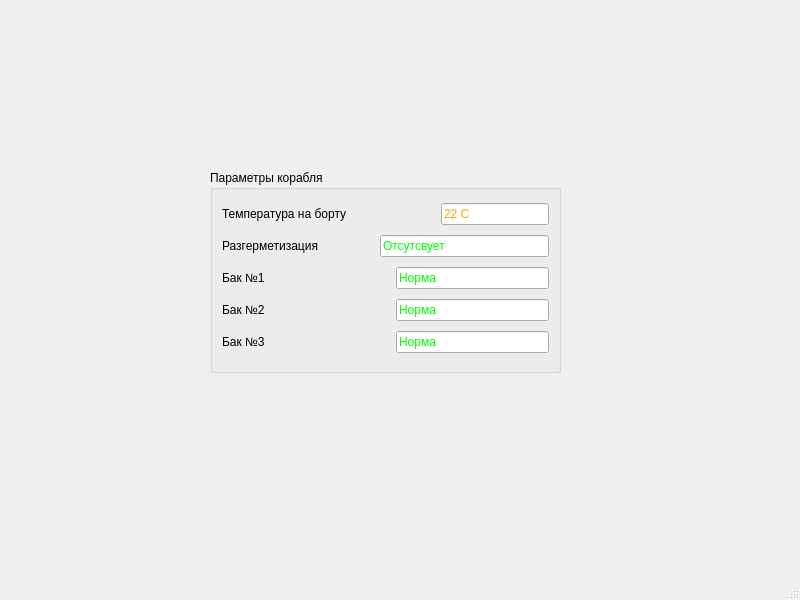
<?xml version="1.0" encoding="UTF-8"?>
<ui version="4.0">
 <class>MainWindow</class>
 <widget class="QMainWindow" name="MainWindow">
  <property name="geometry">
   <rect>
    <x>0</x>
    <y>0</y>
    <width>800</width>
    <height>600</height>
   </rect>
  </property>
  <property name="windowTitle">
   <string>MainWindow</string>
  </property>
  <widget class="QWidget" name="centralwidget">
   <widget class="QGroupBox" name="groupBox">
    <property name="geometry">
     <rect>
      <x>210</x>
      <y>170</y>
      <width>351</width>
      <height>203</height>
     </rect>
    </property>
    <property name="sizePolicy">
     <sizepolicy hsizetype="Fixed" vsizetype="Fixed">
      <horstretch>30</horstretch>
      <verstretch>50</verstretch>
     </sizepolicy>
    </property>
    <property name="title">
     <string>Параметры корабля</string>
    </property>
    <layout class="QVBoxLayout" name="verticalLayout">
     <item>
      <layout class="QHBoxLayout" name="horizontalLayout">
       <item>
        <widget class="QLabel" name="label">
         <property name="sizePolicy">
          <sizepolicy hsizetype="Fixed" vsizetype="Fixed">
           <horstretch>0</horstretch>
           <verstretch>0</verstretch>
          </sizepolicy>
         </property>
         <property name="maximumSize">
          <size>
           <width>200</width>
           <height>16777215</height>
          </size>
         </property>
         <property name="text">
          <string>Температура на борту</string>
         </property>
        </widget>
       </item>
       <item>
        <spacer name="horizontalSpacer_5">
         <property name="orientation">
          <enum>Qt::Orientation::Horizontal</enum>
         </property>
         <property name="sizeType">
          <enum>QSizePolicy::Policy::Fixed</enum>
         </property>
         <property name="sizeHint" stdset="0">
          <size>
           <width>15</width>
           <height>20</height>
          </size>
         </property>
        </spacer>
       </item>
       <item>
        <widget class="QLineEdit" name="lineEdit">
         <property name="sizePolicy">
          <sizepolicy hsizetype="Fixed" vsizetype="Fixed">
           <horstretch>0</horstretch>
           <verstretch>0</verstretch>
          </sizepolicy>
         </property>
         <property name="styleSheet">
          <string notr="true">color:#FFA500</string>
         </property>
         <property name="text">
          <string>22 С</string>
         </property>
        </widget>
       </item>
      </layout>
     </item>
     <item>
      <layout class="QHBoxLayout" name="horizontalLayout_2">
       <item>
        <widget class="QLabel" name="label_2">
         <property name="text">
          <string>Разгерметизация</string>
         </property>
        </widget>
       </item>
       <item>
        <spacer name="horizontalSpacer_4">
         <property name="orientation">
          <enum>Qt::Orientation::Horizontal</enum>
         </property>
         <property name="sizeType">
          <enum>QSizePolicy::Policy::Fixed</enum>
         </property>
         <property name="sizeHint" stdset="0">
          <size>
           <width>55</width>
           <height>20</height>
          </size>
         </property>
        </spacer>
       </item>
       <item>
        <widget class="QLineEdit" name="lineEdit_2">
         <property name="styleSheet">
          <string notr="true">color:#00FF00</string>
         </property>
         <property name="text">
          <string>Отсутсвует</string>
         </property>
        </widget>
       </item>
      </layout>
     </item>
     <item>
      <layout class="QHBoxLayout" name="horizontalLayout_3">
       <item>
        <widget class="QLabel" name="label_3">
         <property name="text">
          <string>Бак №1</string>
         </property>
        </widget>
       </item>
       <item>
        <spacer name="horizontalSpacer">
         <property name="orientation">
          <enum>Qt::Orientation::Horizontal</enum>
         </property>
         <property name="sizeType">
          <enum>QSizePolicy::Policy::Fixed</enum>
         </property>
         <property name="sizeHint" stdset="0">
          <size>
           <width>125</width>
           <height>20</height>
          </size>
         </property>
        </spacer>
       </item>
       <item>
        <widget class="QLineEdit" name="lineEdit_3">
         <property name="styleSheet">
          <string notr="true">color:#00FF00</string>
         </property>
         <property name="text">
          <string>Норма</string>
         </property>
        </widget>
       </item>
      </layout>
     </item>
     <item>
      <layout class="QHBoxLayout" name="horizontalLayout_4">
       <item>
        <widget class="QLabel" name="label_4">
         <property name="styleSheet">
          <string notr="true">rgb51, 209, 122</string>
         </property>
         <property name="text">
          <string>Бак №2</string>
         </property>
        </widget>
       </item>
       <item>
        <spacer name="horizontalSpacer_2">
         <property name="orientation">
          <enum>Qt::Orientation::Horizontal</enum>
         </property>
         <property name="sizeType">
          <enum>QSizePolicy::Policy::Fixed</enum>
         </property>
         <property name="sizeHint" stdset="0">
          <size>
           <width>125</width>
           <height>20</height>
          </size>
         </property>
        </spacer>
       </item>
       <item>
        <widget class="QLineEdit" name="lineEdit_4">
         <property name="styleSheet">
          <string notr="true">color:#00FF00</string>
         </property>
         <property name="text">
          <string>Норма</string>
         </property>
        </widget>
       </item>
      </layout>
     </item>
     <item>
      <layout class="QHBoxLayout" name="horizontalLayout_5">
       <item>
        <widget class="QLabel" name="label_5">
         <property name="text">
          <string>Бак №3</string>
         </property>
        </widget>
       </item>
       <item>
        <spacer name="horizontalSpacer_3">
         <property name="orientation">
          <enum>Qt::Orientation::Horizontal</enum>
         </property>
         <property name="sizeType">
          <enum>QSizePolicy::Policy::Fixed</enum>
         </property>
         <property name="sizeHint" stdset="0">
          <size>
           <width>125</width>
           <height>20</height>
          </size>
         </property>
        </spacer>
       </item>
       <item>
        <widget class="QLineEdit" name="lineEdit_6">
         <property name="styleSheet">
          <string notr="true">color:#00FF00</string>
         </property>
         <property name="text">
          <string>Норма</string>
         </property>
        </widget>
       </item>
      </layout>
     </item>
    </layout>
   </widget>
  </widget>
  <widget class="QMenuBar" name="menubar">
   <property name="geometry">
    <rect>
     <x>0</x>
     <y>0</y>
     <width>800</width>
     <height>22</height>
    </rect>
   </property>
  </widget>
  <widget class="QStatusBar" name="statusbar"/>
 </widget>
 <resources/>
 <connections/>
</ui>
